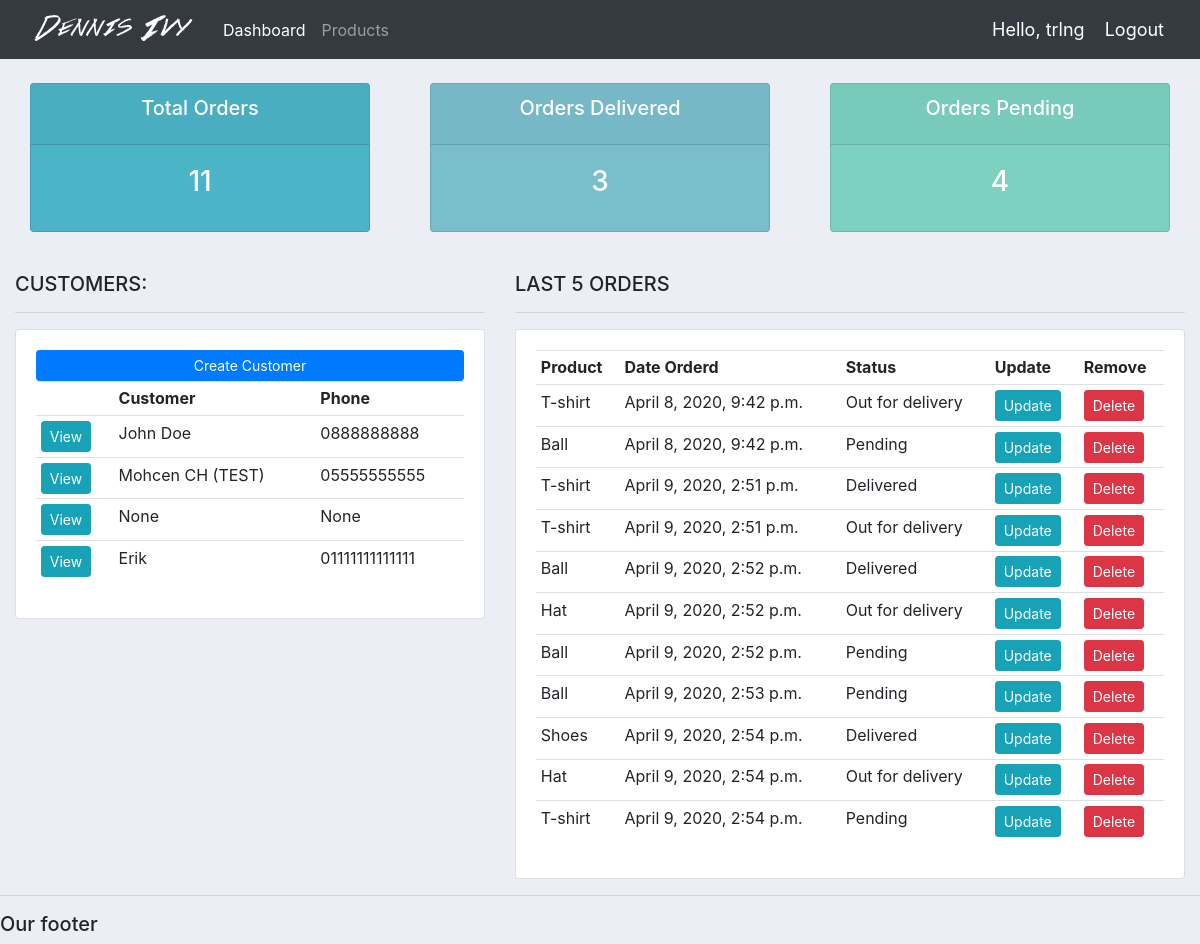
The app's page / (signed in), older data.
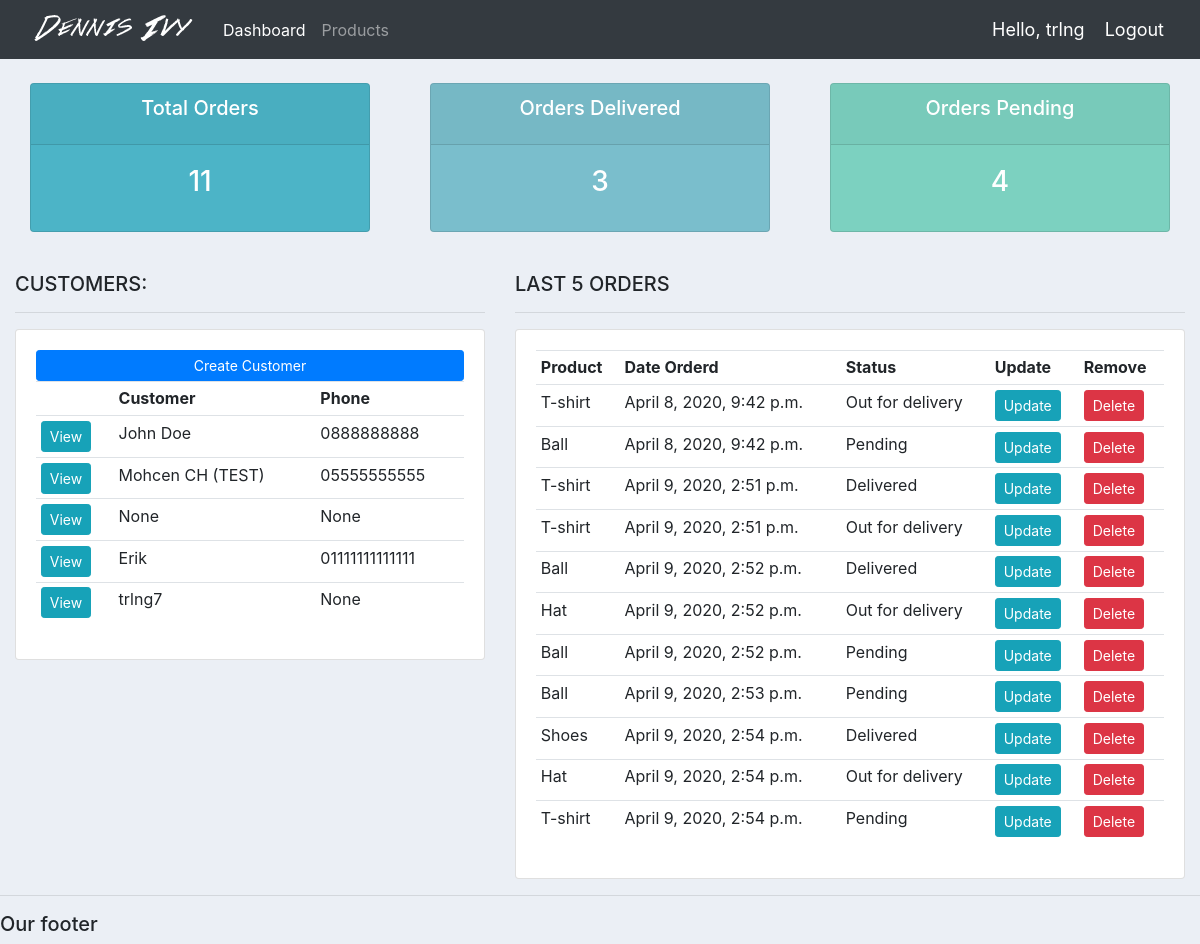
The same page, newer data.
### accounts/models.py (models this page shows, shortened)
class Customer(models.Model):
	user = models.OneToOneField(User, null=True,blank=True, on_delete=models.CASCADE)
	profile_pic = models.ImageField(default="clipart-profile-4.jpg",null=True, blank=True)
	name = models.CharField(max_length=200, null=True)
	phone = models.CharField(max_length=200, null=True)
	email = models.CharField(max_length=200, null=True)
	date_created = models.DateTimeField(auto_now_add=True, null=True)

class Order(models.Model):
	STATUS = (
			('Pending', 'Pending'),
			('Out for delivery', 'Out for delivery'),
			('Delivered', 'Delivered'),
			)
	customer = models.ForeignKey(Customer, null=True, on_delete= models.SET_NULL)
	product = models.ForeignKey(Product, null=True, on_delete= models.SET_NULL)
	date_created = models.DateTimeField(auto_now_add=True, null=True)
	status = models.CharField(max_length=200, null=True, choices=STATUS)
	note = models.CharField(max_length=1000, null=True)

class Product(models.Model):
	CATEGORY = (
			('Indoor', 'Indoor'),
			('Out Door', 'Out Door'),
			)
	name = models.CharField(max_length=200, null=True)
	price = models.FloatField(null=True)
	category = models.CharField(max_length=200, null=True, choices=CATEGORY)
	description = models.CharField(max_length=200, null=True, blank=True)
	date_created = models.DateTimeField(auto_now_add=True, null=True)
	tags = models.ManyToManyField(Tag)
	def __str__(self):
		return self.name

### accounts/decorators.py (the view)
    def wrapper_function(request, *args, **kwargs):
        group = None
        if request.user.groups.exists():
            group = request.user.groups.all()[0].name
        if group == "customer":
            return redirect("user_page")
        if group == "admin":
            return view_func(request,*args, **kwargs)

### accounts/views.py (called while the page is built)
@login_required(login_url='login')
@admin_only
def home(request):
	orders = Order.objects.all()
	customers = Customer.objects.all()
	total_customers = customers.count()
	total_orders = orders.count()
	delivered = orders.filter(status='Delivered').count()
	pending = orders.filter(status='Pending').count()
	context = {'orders':orders, 'customers':customers,
	'total_orders':total_orders,'delivered':delivered,
	'pending':pending }
	return render(request, 'accounts/dashboard.html', context)

### accounts/templates/accounts/dashboard.html
{%  extends 'accounts/main.html' %}
{% block content %}
{%  include 'accounts/status.html' %}
<br>
<div class="row">
	<div class="col-md-5">
		<h5>CUSTOMERS:</h5>
		<hr>
		<div class="card card-body">
			<a class="btn btn-primary  btn-sm btn-block" href="">Create Customer</a>
			<table class="table table-sm">
				<tr>
					<th></th>
					<th>Customer</th>
					<th>Phone</th>
				</tr>
				{% for customer in customers %}
					<tr>
						<td><a class="btn btn-sm btn-info" href="{% url 'customer' customer.id %}">View</a></td>
						<td>{{customer.name}}</td>
						<td>{{customer.phone}}</td>
					</tr>
				{% endfor %}
			</table>
		</div>
	</div>
	<div class="col-md-7">
		<h5>LAST 5 ORDERS</h5>
		<hr>
		<div class="card card-body">
			<table class="table table-sm">
				<tr>
					<th>Product</th>
					<th>Date Orderd</th>
					<th>Status</th>
					<th>Update</th>
					<th>Remove</th>
				</tr>
				{% for order in orders %}
					<tr>
						<td>{{order.product}}</td>
						<td>{{order.date_created}}</td>
						<td>{{order.status}}</td>
						<td><a class="btn btn-sm btn-info" href="{% url 'update_order' order.id %}">Update</a></td>
						<td><a class="btn btn-sm btn-danger" href="{% url 'delete_order' order.id %}">Delete</a></td>
					</tr>
				{% endfor %}
			</table>
		</div>
	</div>
</div>
{% endblock %}

Row changes from the older to the newer data that the page shows:
added Customer: name "trlng7", phone "None"
